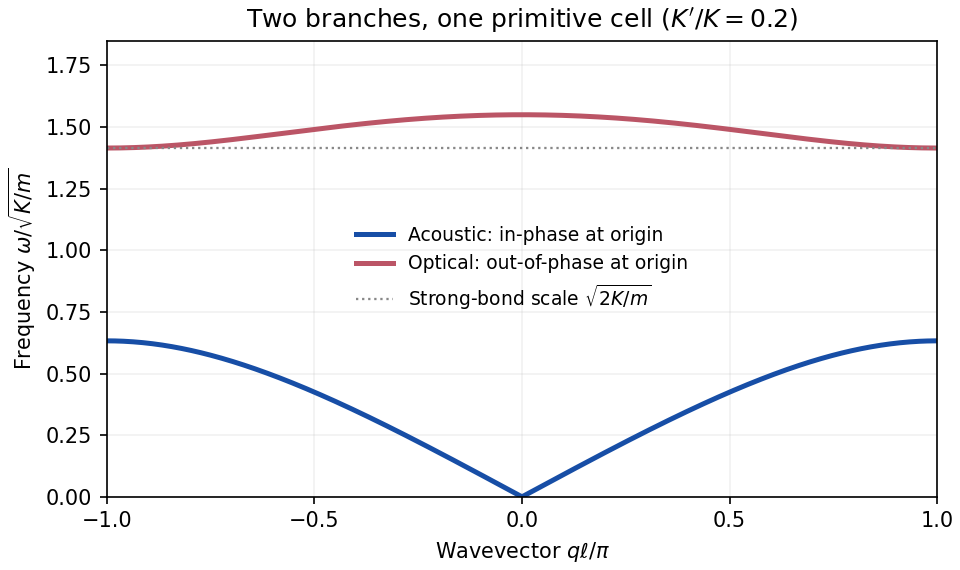

This chart was generated by the following Python code:
"""Original alternating-spring phonon curves; output PNG to cwd."""
from pathlib import Path
import matplotlib
matplotlib.use('Agg')
import matplotlib.pyplot as plt
import numpy as np


def main():
    x = np.linspace(-1, 1, 601)
    ratio = 0.2
    root = np.sqrt(1 + ratio**2 + 2*ratio*np.cos(np.pi*x))
    acoustic = np.sqrt(np.maximum(0, 1 + ratio - root))
    optical = np.sqrt(1 + ratio + root)
    fig, ax = plt.subplots(figsize=(6.4, 3.8), layout='constrained')
    ax.plot(x, acoustic, color='#174ea6', lw=2.4, label='Acoustic: in-phase at origin')
    ax.plot(x, optical, color='#bb5566', lw=2.4, label='Optical: out-of-phase at origin')
    ax.axhline(np.sqrt(2), color='#888888', ls=':', lw=1.1,
               label=r'Strong-bond scale $\sqrt{2K/m}$')
    ax.set(xlim=(-1, 1), ylim=(0, 1.85), xlabel=r'Wavevector $q\ell/\pi$',
           ylabel=r'Frequency $\omega/\sqrt{K/m}$', title=r'Two branches, one primitive cell ($K^\prime/K=0.2$)')
    ax.set_xticks([-1, -0.5, 0, 0.5, 1])
    ax.legend(loc='center', fontsize=9, frameon=False)
    ax.grid(alpha=0.18)
    fig.savefig(Path.cwd() / '2018-q1a-alternating-springs.png', dpi=150, facecolor='white')
    plt.close(fig)


if __name__ == '__main__':
    main()
